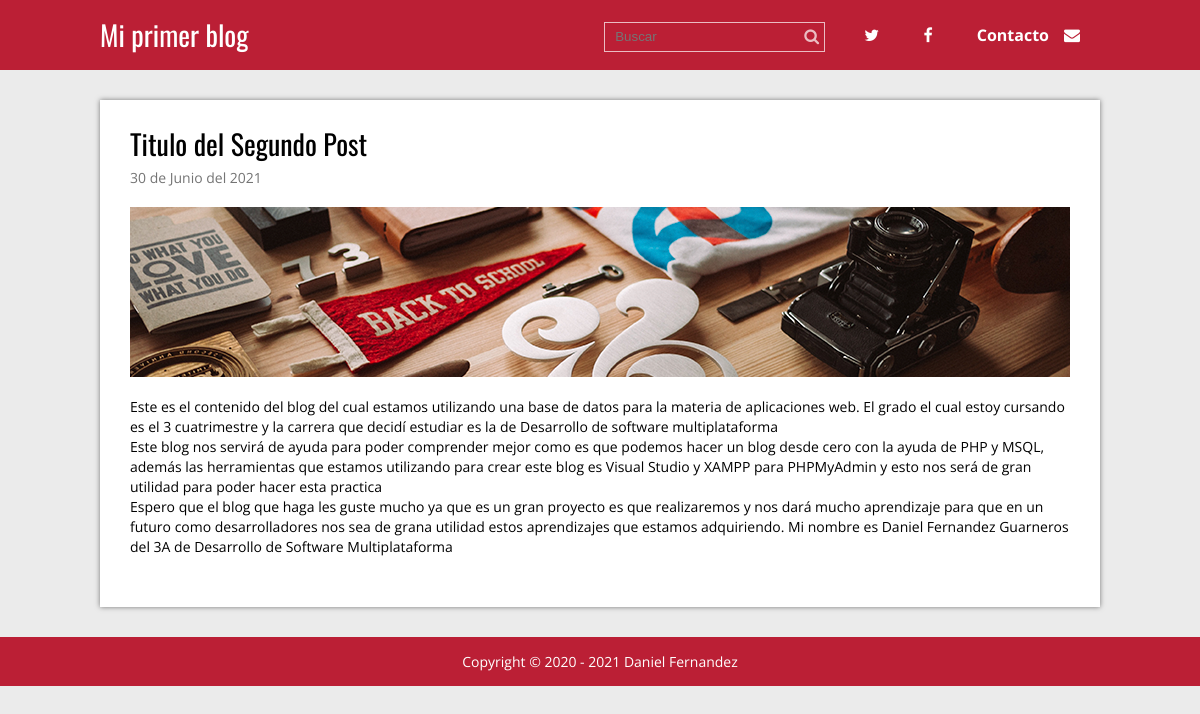
Screenshot of /single.php?id=2 with the database file from the repository.
### tables this page shows
CREATE TABLE `articulos` (
  `id` int(11) NOT NULL,
  `titulo` varchar(200) NOT NULL,
  `extracto` varchar(200) NOT NULL,
  `fecha` timestamp NOT NULL DEFAULT current_timestamp(),
  `texto` text NOT NULL,
  `thumb` varchar(50) NOT NULL
);

### single.php (called while the page is built, shortened)
<?php
require 'admin/config.php';
require 'functions.php';
$conexion = conexion($bd_config);
$id_articulo = id_articulo($_GET['id']);
$post = obtener_post_por_id($conexion, $id_articulo);
$post = $post[0];
require 'views/single.view.php';
?>

### functions.php (called while the page is built, shortened)
<?php
function limpiarDatos($datos){
    $datos = trim($datos);
    $datos = stripslashes($datos);
    $datos = htmlspecialchars($datos);
    return $datos;
}
function id_articulo($id){
    return (int)limpiarDatos($id);
}
function obtener_post_por_id($conexion, $id){
    $resultado = $conexion->query("SELECT * FROM articulos WHERE id = $id LIMIT 1");
    $resultado = $resultado->fetchAll();
    return ($resultado) ? $resultado : false;
}
function fecha($fecha){
    $timestamp = strtotime($fecha);
    $meses = ['Enero', 'Febrero', 'Marzo', 'Abril', 'Mayo', 'Junio', 'Julio', 'Agosto', 'Septiembre', 'Octubre', 'Noviembre', 'Diciembre'];
    $dia = date('d', $timestamp);
    $mes = date('m', $timestamp) -1;
    $year = date('Y', $timestamp);
    $fecha = "$dia de " . $meses[$mes] . " del $year";
    return $fecha;
}
?>

### views/single.view.php (the view)
<?php require 'header.php' ?>
<div class="contenedor">
    <div class="post">
        <article>
            <h2 class="titulo"><?php echo $post['titulo']; ?></h2>
            <p class="fecha"><?php echo fecha($post['fecha']); ?></p>
            <div class="thumb">
                <img src="<?php echo RUTA; ?>/imagenes/<?php echo $post['thumb']; ?>"
                alt="<?php echo $post['titulo']; ?>">
            </div>
            <p class="extracto"><?php echo nl2br($post['texto']); ?></p>
        </article>
    </div>
</div>
<?php require 'footer.php'; ?>

### css/estilos.css (style rules this page uses)
* { margin: 0; padding: 0; -webkit-box-sizing: border-box; -moz-box-sizing: border-box; box-sizing: border-box; }
body { font-size: 16px; font-family: 'Open Sans', sans-serif; background: #ebebeb; }
h1, h2, h3, h4, h5, h6 { font-family: "Oswald", Arial, Sans-serif; font-weight: normal; }
.contenedor { max-width: 1000px; width: 90%; margin: auto; }
.post { width: 100%; background: #fff; box-shadow: 0px 0px 5px rgba(0,0,0, .5); margin-bottom: 30px; padding: 30px; }
.post article .titulo { font-family: "Oswald", Arial, Sans-serif; font-size: 28px; font-weight: normal; line-height: 28px; margin-bottom: 10px; }
.post article .fecha { color:#747474; font-size: 14px; margin-bottom: 20px; }
.post article .thumb { margin-bottom: 20px; }
.post article .thumb img { vertical-align: top; width: 100%; }
.post article .extracto { font-size: 14px; line-height: 20px; margin-bottom: 20px; }

### rows the page displays
articulos: titulo "Titulo del Segundo Post", fecha "30 de Junio del 2021", thumb (picture), texto "Este es el contenido del blog del cual estamos utilizando una base de datos para la materia de aplicaciones web. El grado el cual estoy cursando es el 3 cuatrimestre y la carrera que decidí estudiar es la de Desarrollo de software multiplataforma Este blog nos servirá de ayuda para poder comprender mejor como es que podemos hacer un blog desde cero con la ayuda de PHP y MSQL, además las herramientas que estamos utilizando para crear este blog es Visual Studio y XAMPP para PHPMyAdmin y esto nos será de gran utilidad para poder hacer esta practica Espero que el blog que haga les guste mucho ya que es un gran proyecto es que realizaremos y nos dará mucho aprendizaje para que en un futuro como…"
